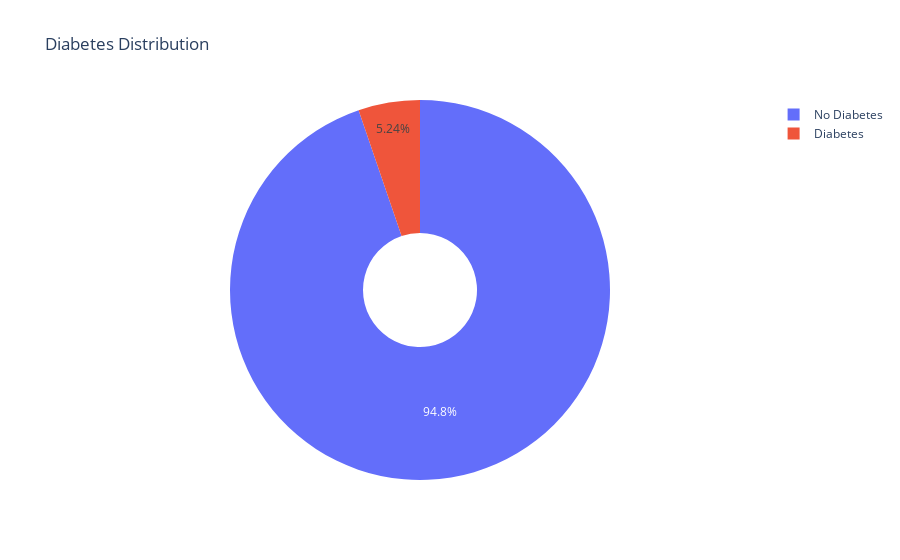

The cell this chart's notebook holds for it:
### Code cell
# count the number of people with diabetes equal to 1 and 0
diabetes_counts = df['diabetes'].value_counts()

# create the pie chart
fig = go.Figure(data=[go.Pie(labels=['No Diabetes', 'Diabetes'], values=diabetes_counts, 
                             hole=.3,)])

# update the layout
fig.update_layout(title='Diabetes Distribution')

# show the plot
fig.show()

### Figure 1 — Plotly figure (JSON) as saved in the notebook; plotly's stock layout.template omitted (floating-point values rounded to 4 significant figures)
{"data": [{"hole": 0.3, "labels": ["No Diabetes", "Diabetes"], "type": "pie", "values": [83577, 4618]}], "layout": {"title": {"text": "Diabetes Distribution"}}}
